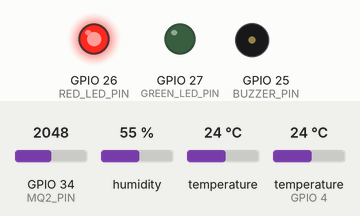
The sketch below on a simulated ESP32. Shown: output pins drawn as LEDs (lit = HIGH), buzzer (waves = sounding, pin HIGH). Inputs (shaded band) come from the test bench; at power-on: GPIO 34 (MQ2_PIN) = 2048, humidity 55 %, temperature 24 °C, temperature (sensor on GPIO 4) 24 °C. WiFi joins after 1.5 s; servers stay silent unless stated; uploads are accepted with an empty reply; what the sketch prints to the serial monitor is not drawn.

Above: at 3.2 s.
3.3 s: GPIO 34 (MQ2_PIN) set to 1847
8.5 s: GPIO 34 (MQ2_PIN) set to 1764
At 10.1 s:
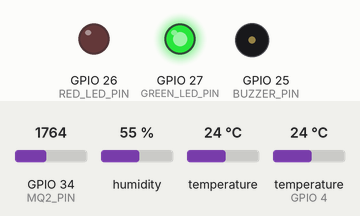
12.3 s: GPIO 34 (MQ2_PIN) set to 2866
At 13.7 s:
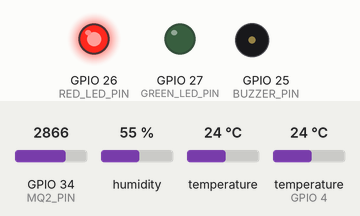
15.0 s: GPIO 34 (MQ2_PIN) set to 1228
At 17.5 s:
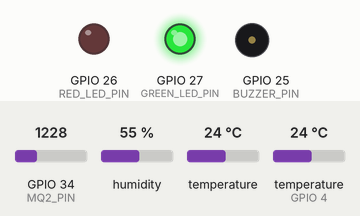
Timing chart, 0 to 19.0 s (numbered marks = the images above; inputs shaded):
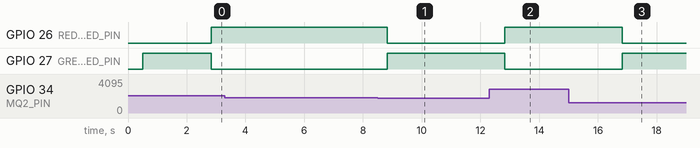

The sketch:

esp32_fire_monitor_v1.ino
```cpp
/*
  Ancient Building Fire Monitor - ESP32 V1
  Sensors:
    - SHT31 temperature/humidity sensor on I2C
    - DS18B20 cable temperature probe on GPIO4
    - MQ-2 smoke/gas analog output on GPIO34
  Outputs:
    - Red LED on GPIO26
    - Green LED on GPIO27
    - Active buzzer on GPIO25

  Libraries to install in Arduino IDE:
    - Adafruit SHT31 Library
    - Adafruit BusIO
    - OneWire
    - DallasTemperature
*/

#include <Wire.h>
#include <Adafruit_SHT31.h>
#include <OneWire.h>
#include <DallasTemperature.h>
#include <WiFi.h>
#include <HTTPClient.h>

// Wi-Fi and cloud backend.
// Change these two values before uploading the sketch to your ESP32.
const char* WIFI_SSID = "YOUR_WIFI_NAME";
const char* WIFI_PASSWORD = "YOUR_WIFI_PASSWORD";

// Tencent Cloud backend endpoint.
const char* SERVER_URL = "http://81.70.232.233:3000/api/sensor-data";
const char* DEVICE_ID = "D-A01";

// Pin mapping
const int DS18B20_PIN = 4;
const int MQ2_PIN = 34;
const int BUZZER_PIN = 25;
const int RED_LED_PIN = 26;
const int GREEN_LED_PIN = 27;

// Alarm thresholds. Tune these after observing your real sensor values.
const float ENV_TEMP_WARN_C = 45.0;
const float CABLE_TEMP_WARN_C = 55.0;
const float CABLE_TEMP_DANGER_C = 65.0;
const float HUMIDITY_DRY_WARN = 30.0;
const int MQ2_WARN_RAW = 1800;
const int MQ2_DANGER_RAW = 2600;

const unsigned long SAMPLE_INTERVAL_MS = 2000;
const unsigned long UPLOAD_INTERVAL_MS = 5000;
const unsigned long BUZZER_TOGGLE_MS = 300;

Adafruit_SHT31 sht31 = Adafruit_SHT31();
OneWire oneWire(DS18B20_PIN);
DallasTemperature ds18b20(&oneWire);

unsigned long lastSampleMs = 0;
unsigned long lastUploadMs = 0;
unsigned long lastBuzzerToggleMs = 0;
bool buzzerState = false;
bool alarmActive = false;

struct SensorData {
  float envTempC;
  float humidity;
  float cableTempC;
  int smokeRaw;
  int riskScore;
  bool sht31Ok;
  bool ds18b20Ok;
};

void connectWiFi();
SensorData readSensors();
int calculateRiskScore(const SensorData &data);
void updateLedState(int riskScore);
void updateBuzzer();
void printSensorData(const SensorData &data);
void appendJsonNumber(String &json, const char* key, float value, int decimals, bool &hasPrevious);
void appendJsonInt(String &json, const char* key, int value, bool &hasPrevious);
String buildSensorPayload(const SensorData &data);
void uploadSensorData(const SensorData &data);

void setup() {
  Serial.begin(115200);
  delay(500);

  pinMode(MQ2_PIN, INPUT);
  pinMode(BUZZER_PIN, OUTPUT);
  pinMode(RED_LED_PIN, OUTPUT);
  pinMode(GREEN_LED_PIN, OUTPUT);

  digitalWrite(BUZZER_PIN, LOW);
  digitalWrite(RED_LED_PIN, LOW);
  digitalWrite(GREEN_LED_PIN, HIGH);

  Wire.begin(21, 22);

  Serial.println();
  Serial.println("ESP32 Ancient Building Fire Monitor V1 starting...");

  if (!sht31.begin(0x44)) {
    Serial.println("SHT31 not found at address 0x44. Check SDA/SCL/VCC/GND.");
  } else {
    Serial.println("SHT31 ready.");
  }

  ds18b20.begin();
  Serial.print("DS18B20 device count: ");
  Serial.println(ds18b20.getDeviceCount());

  Serial.println("MQ-2 needs warm-up. First readings may drift for several minutes.");

  connectWiFi();
}

void loop() {
  unsigned long now = millis();

  if (now - lastSampleMs >= SAMPLE_INTERVAL_MS) {
    lastSampleMs = now;

    SensorData data = readSensors();
    data.riskScore = calculateRiskScore(data);
    alarmActive = data.riskScore >= 60;

    updateLedState(data.riskScore);
    printSensorData(data);

    if (now - lastUploadMs >= UPLOAD_INTERVAL_MS) {
      lastUploadMs = now;
      uploadSensorData(data);
    }
  }

  updateBuzzer();
}

void connectWiFi() {
  Serial.print("Connecting to Wi-Fi: ");
  Serial.println(WIFI_SSID);

  WiFi.mode(WIFI_STA);
  WiFi.begin(WIFI_SSID, WIFI_PASSWORD);

  unsigned long startMs = millis();
  while (WiFi.status() != WL_CONNECTED && millis() - startMs < 15000) {
    delay(500);
    Serial.print(".");
  }

  Serial.println();
  if (WiFi.status() == WL_CONNECTED) {
    Serial.print("Wi-Fi connected, IP: ");
    Serial.println(WiFi.localIP());
  } else {
    Serial.println("Wi-Fi connection failed. Sensor will keep running and retry uploads later.");
  }
}

SensorData readSensors() {
  SensorData data;

  data.envTempC = sht31.readTemperature();
  data.humidity = sht31.readHumidity();
  data.sht31Ok = !isnan(data.envTempC) && !isnan(data.humidity);

  ds18b20.requestTemperatures();
  data.cableTempC = ds18b20.getTempCByIndex(0);
  data.ds18b20Ok = data.cableTempC > -100.0 && data.cableTempC < 125.0;

  data.smokeRaw = analogRead(MQ2_PIN);
  data.riskScore = 0;

  return data;
}

int calculateRiskScore(const SensorData &data) {
  int score = 0;

  if (!data.sht31Ok) {
    score += 10;
  } else {
    if (data.envTempC >= ENV_TEMP_WARN_C) score += 25;
    if (data.humidity <= HUMIDITY_DRY_WARN) score += 10;
  }

  if (!data.ds18b20Ok) {
    score += 15;
  } else {
    if (data.cableTempC >= CABLE_TEMP_DANGER_C) {
      score += 45;
    } else if (data.cableTempC >= CABLE_TEMP_WARN_C) {
      score += 30;
    }
  }

  if (data.smokeRaw >= MQ2_DANGER_RAW) {
    score += 45;
  } else if (data.smokeRaw >= MQ2_WARN_RAW) {
    score += 30;
  }

  if (data.ds18b20Ok && data.sht31Ok && data.cableTempC - data.envTempC >= 20.0) {
    score += 15;
  }

  if (score > 100) score = 100;
  return score;
}

void updateLedState(int riskScore) {
  if (riskScore >= 60) {
    digitalWrite(RED_LED_PIN, HIGH);
    digitalWrite(GREEN_LED_PIN, LOW);
  } else if (riskScore >= 30) {
    digitalWrite(RED_LED_PIN, millis() / 500 % 2);
    digitalWrite(GREEN_LED_PIN, LOW);
  } else {
    digitalWrite(RED_LED_PIN, LOW);
    digitalWrite(GREEN_LED_PIN, HIGH);
  }
}

void updateBuzzer() {
  if (!alarmActive) {
    buzzerState = false;
    digitalWrite(BUZZER_PIN, LOW);
    return;
  }

  unsigned long now = millis();
  if (now - lastBuzzerToggleMs >= BUZZER_TOGGLE_MS) {
    lastBuzzerToggleMs = now;
    buzzerState = !buzzerState;
    digitalWrite(BUZZER_PIN, buzzerState ? HIGH : LOW);
  }
}

void printSensorData(const SensorData &data) {
  Serial.println("--------------------------------------------------");

  Serial.print("SHT31: ");
  if (data.sht31Ok) {
    Serial.print("envTemp=");
    Serial.print(data.envTempC, 1);
    Serial.print(" C, humidity=");
    Serial.print(data.humidity, 1);
    Serial.println(" %");
  } else {
    Serial.println("read failed");
  }

  Serial.print("DS18B20: ");
  if (data.ds18b20Ok) {
    Serial.print("cableTemp=");
    Serial.print(data.cableTempC, 1);
    Serial.println(" C");
  } else {
    Serial.println("read failed. Check DATA pin and pull-up resistor.");
  }

  Serial.print("MQ-2 smoke raw: ");
  Serial.println(data.smokeRaw);

  Serial.print("Risk score: ");
  Serial.print(data.riskScore);
  Serial.print(" / 100, status=");
  if (data.riskScore >= 60) {
    Serial.println("ALARM");
  } else if (data.riskScore >= 30) {
    Serial.println("WARNING");
  } else {
    Serial.println("NORMAL");
  }
}

void appendJsonNumber(String &json, const char* key, float value, int decimals, bool &hasPrevious) {
  if (hasPrevious) json += ",";
  json += "\"";
  json += key;
  json += "\":";
  json += String(value, decimals);
  hasPrevious = true;
}

void appendJsonInt(String &json, const char* key, int value, bool &hasPrevious) {
  if (hasPrevious) json += ",";
  json += "\"";
  json += key;
  json += "\":";
  json += String(value);
  hasPrevious = true;
}

String buildSensorPayload(const SensorData &data) {
  String json = "{";
  bool hasPrevious = false;

  if (hasPrevious) json += ",";
  json += "\"deviceId\":\"";
  json += DEVICE_ID;
  json += "\"";
  hasPrevious = true;

  if (data.sht31Ok) {
    appendJsonNumber(json, "temperature", data.envTempC, 1, hasPrevious);
    appendJsonNumber(json, "humidity", data.humidity, 1, hasPrevious);
  }

  if (data.ds18b20Ok) {
    appendJsonNumber(json, "cableTemp", data.cableTempC, 1, hasPrevious);
  }

  // This first prototype does not include current/leakage sensors yet.
  // Keep both fields at 0 so the backend schema stays stable.
  appendJsonNumber(json, "current", 0.0, 1, hasPrevious);
  appendJsonNumber(json, "leakage", 0.0, 1, hasPrevious);

  // Convert the ESP32 ADC raw value into a smaller display value for the website.
  // Tune this scale after observing your MQ-2 baseline.
  appendJsonNumber(json, "smoke", data.smokeRaw / 10.0, 1, hasPrevious);
  appendJsonInt(json, "riskScore", data.riskScore, hasPrevious);

  json += "}";
  return json;
}

void uploadSensorData(const SensorData &data) {
  if (WiFi.status() != WL_CONNECTED) {
    Serial.println("Wi-Fi disconnected. Reconnecting before upload...");
    connectWiFi();
  }

  if (WiFi.status() != WL_CONNECTED) {
    Serial.println("Upload skipped: Wi-Fi is not connected.");
    return;
  }

  HTTPClient http;
  http.setTimeout(8000);
  http.begin(SERVER_URL);
  http.addHeader("Content-Type", "application/json; charset=utf-8");

  String payload = buildSensorPayload(data);
  Serial.print("Uploading to server: ");
  Serial.println(payload);

  int statusCode = http.POST(payload);
  Serial.print("HTTP status: ");
  Serial.println(statusCode);

  if (statusCode > 0) {
    String response = http.getString();
    Serial.print("Server response: ");
    Serial.println(response);
  } else {
    Serial.print("Upload failed: ");
    Serial.println(http.errorToString(statusCode));
  }

  http.end();
}
```

Measured:
- the behaviour switches between 1800 and 1799 on GPIO 34 (MQ2_PIN) (found by bisection; images 0 and 1)
- after the input at 3.3 s, every drawn part: stays the same
- after the input at 8.5 s, GPIO 26 (RED_LED_PIN): HIGH → LOW after 0.33 s; GPIO 27 (GREEN_LED_PIN): LOW → HIGH after 0.33 s
- after the input at 12.3 s, GPIO 26 (RED_LED_PIN): LOW → HIGH after 0.53 s; GPIO 27 (GREEN_LED_PIN): HIGH → LOW after 0.53 s
- after the input at 15.0 s, GPIO 26 (RED_LED_PIN): HIGH → LOW after 1.8 s; GPIO 27 (GREEN_LED_PIN): LOW → HIGH after 1.8 s
